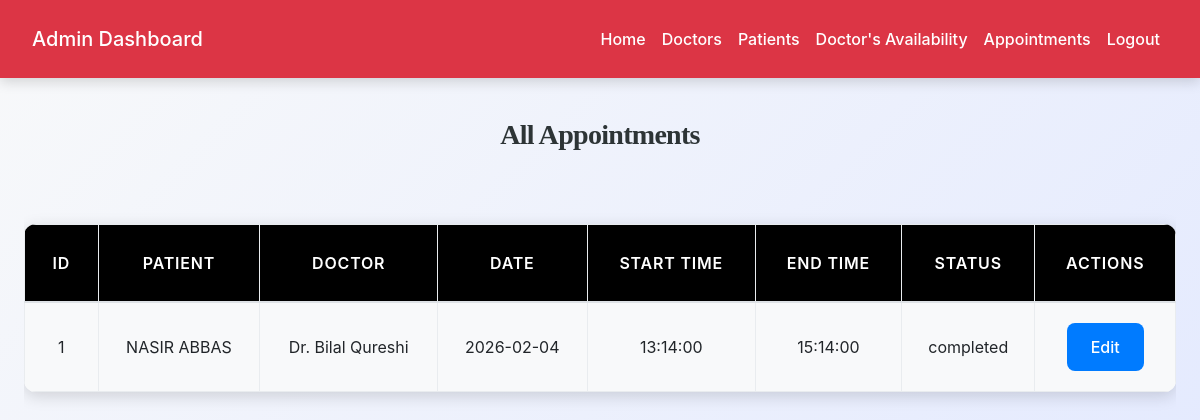
The page /admin/admin_view_appointments.php (signed in) on the database its author committed.
### tables this page shows
CREATE TABLE `appointments` (
  `appointment_id` int(11) NOT NULL,
  `patient_id` int(11) NOT NULL,
  `doctor_id` int(11) NOT NULL,
  `appointment_date` date NOT NULL,
  `start_time` time NOT NULL,
  `end_time` time NOT NULL,
  `status` enum('pending','confirmed','cancelled','completed') DEFAULT 'pending',
  `reason` text DEFAULT NULL,
  `created_at` datetime DEFAULT current_timestamp(),
  `updated_at` datetime DEFAULT current_timestamp() ON UPDATE current_timestamp()
);

CREATE TABLE `patients` (
  `id` int(11) NOT NULL,
  `mr_number` varchar(20) NOT NULL,
  `name` varchar(100) NOT NULL,
  `email` varchar(100) DEFAULT NULL,
  `phone` varchar(15) NOT NULL,
  `password` varchar(255) DEFAULT NULL,
  `blood_group` varchar(10) DEFAULT NULL,
  `allergies` text DEFAULT NULL,
  `emergency_contact_name` varchar(150) DEFAULT NULL,
  `date_of_birth` date DEFAULT NULL,
  `gender` enum('male','female','other') DEFAULT NULL,
  `address` text DEFAULT NULL,
  `guardian_name` varchar(100) DEFAULT NULL,
  `guardian_phone` varchar(15) DEFAULT NULL,
  `registration_date` date DEFAULT curdate(),
  `status` enum('active','inactive') DEFAULT 'active',
  `created_at` timestamp NOT NULL DEFAULT current_timestamp()
);

CREATE TABLE `doctors` (
  `doctor_id` int(11) NOT NULL,
  `full_name` varchar(100) NOT NULL,
  `email` varchar(100) NOT NULL,
  `password` varchar(255) NOT NULL,
  `phone` varchar(20) DEFAULT NULL,
  `specialization` varchar(100) DEFAULT NULL,
  `qualification` varchar(100) DEFAULT NULL,
  `experience_years` int(11) DEFAULT NULL,
  `consultation_fee` decimal(10,2) DEFAULT NULL,
  `profile_image` varchar(255) DEFAULT NULL,
  `bio` text DEFAULT NULL,
  `status` enum('active','inactive','on_leave') DEFAULT 'active',
  `rating` decimal(2,1) DEFAULT 0.0,
  `location` varchar(255) DEFAULT NULL,
  `created_at` datetime DEFAULT current_timestamp(),
  `updated_at` datetime DEFAULT current_timestamp() ON UPDATE current_timestamp()
);

### admin/admin_view_appointments.php (the view, shortened to what this page needs)
<?php
require_once('config.php');
$query = "SELECT a.*, p.name AS patient_name, d.full_name AS doctor_name
          FROM appointments a
          JOIN patients p ON a.patient_id = p.id
          JOIN doctors d ON a.doctor_id = d.doctor_id
          ORDER BY a.appointment_date DESC, a.start_time DESC";
$res = $conn->query($query);
?>
<!DOCTYPE html>
<html>
<head>
    <link rel="stylesheet" href="https://maxcdn.bootstrapcdn.com/bootstrap/4.5.2/css/bootstrap.min.css">
    <link rel="stylesheet" href="../css/style.css">
</head>
<body>
<?php include('admin_navbar.php'); ?>
<div class="container mt-4">
    <h3>All Appointments</h3>
    <div class="table-responsive">
        <table class="table table-bordered table-hover">
            <thead>
                <tr>
                    <th>ID</th>
                    <th>Patient</th>
                    <th>Doctor</th>
                    <th>Date</th>
                    <th>Start Time</th>
                    <th>End Time</th>
                    <th>Status</th>
                    <th>Actions</th>
                </tr>
            </thead>
            <tbody>
                <?php
                if($res->num_rows > 0){
                    while($row = $res->fetch_assoc()){
                        echo "<tr>
                            <td>{$row['appointment_id']}</td>
                            <td>{$row['patient_name']}</td>
                            <td>{$row['doctor_name']}</td>
                            <td>{$row['appointment_date']}</td>
                            <td>{$row['start_time']}</td>
                            <td>{$row['end_time']}</td>
                            <td>{$row['status']}</td>
                            <td>
                                <button class='btn btn-sm btn-primary' data-toggle='modal' data-target='#editModal{$row['appointment_id']}'>Edit</button>
                            </td>
                        </tr>";
                    }
                } else {
                    echo "<tr><td colspan='8' class='text-center'>No appointments found.</td></tr>";
                }
                ?>
            </tbody>
        </table>
    </div>
</div>
</body>
</html>

### css/style.css (style rules this page uses)
:root { --primary: #007bff; --secondary: #6c757d; --success: #28a745; --info: #17a2b8; --warning: #ffc107; --danger: #dc3545; --light: #f8f9fa; --dark: #2d3436; --accent: #ff6f61; --highlight: #6f42c1; --shadow: rgba(0, 0, 0, 0.15); --transition: all 0.3s ease-in-out; }
body { font-family: 'Inter', 'Segoe UI', Tahoma, Geneva, Verdana, sans-serif; background: linear-gradient(135deg, var(--light) 0%, #e0e7ff 100%); color: var(--dark); line-height: 1.8; margin: 0; padding: 0; min-height: 100vh; font-size: 16px; }
h1, h2, h3, h4 { text-align: center; margin: 2.5rem 0; font-family: 'Georgia', 'Times New Roman', serif; color: var(--dark); font-weight: 700; letter-spacing: -0.025em; }
h3 { font-size: 1.75rem; }
.container { max-width: 1200px; margin: 0 auto 3rem; padding: 0 1.5rem; }
.table { width: 100%; border-collapse: collapse; margin: 2rem 0; font-size: 1rem; background-color: #ffffff; border-radius: 12px; overflow: hidden; box-shadow: 0 4px 16px var(--shadow); transition: var(--transition); }
.table th, .table td { padding: 1.25rem; border: 1px solid #e9ecef; text-align: center; vertical-align: middle; }
.table thead th { background-color: rgb(0, 0, 0); color: white; font-weight: 600; text-transform: uppercase; letter-spacing: 0.05em; padding: 1.5rem; }
.table tbody tr { transition: var(--transition); }
.table tbody tr:nth-child(odd) { background-color: var(--light); }
.btn-primary { background-color: var(--primary); color: #fff; border: none; border-radius: 8px; padding: 0.75rem 1.5rem; font-size: 1rem; font-weight: 500; cursor: pointer; transition: var(--transition); display: inline-flex; align-items: center; justify-content: center; }

### rows shown on the page
appointments: appointment_id "1", patient.name "NASIR ABBAS", doctor.full_name "Dr. Bilal Qureshi", appointment_date "2026-02-04", start_time "13:14:00", end_time "15:14:00", status "completed"
